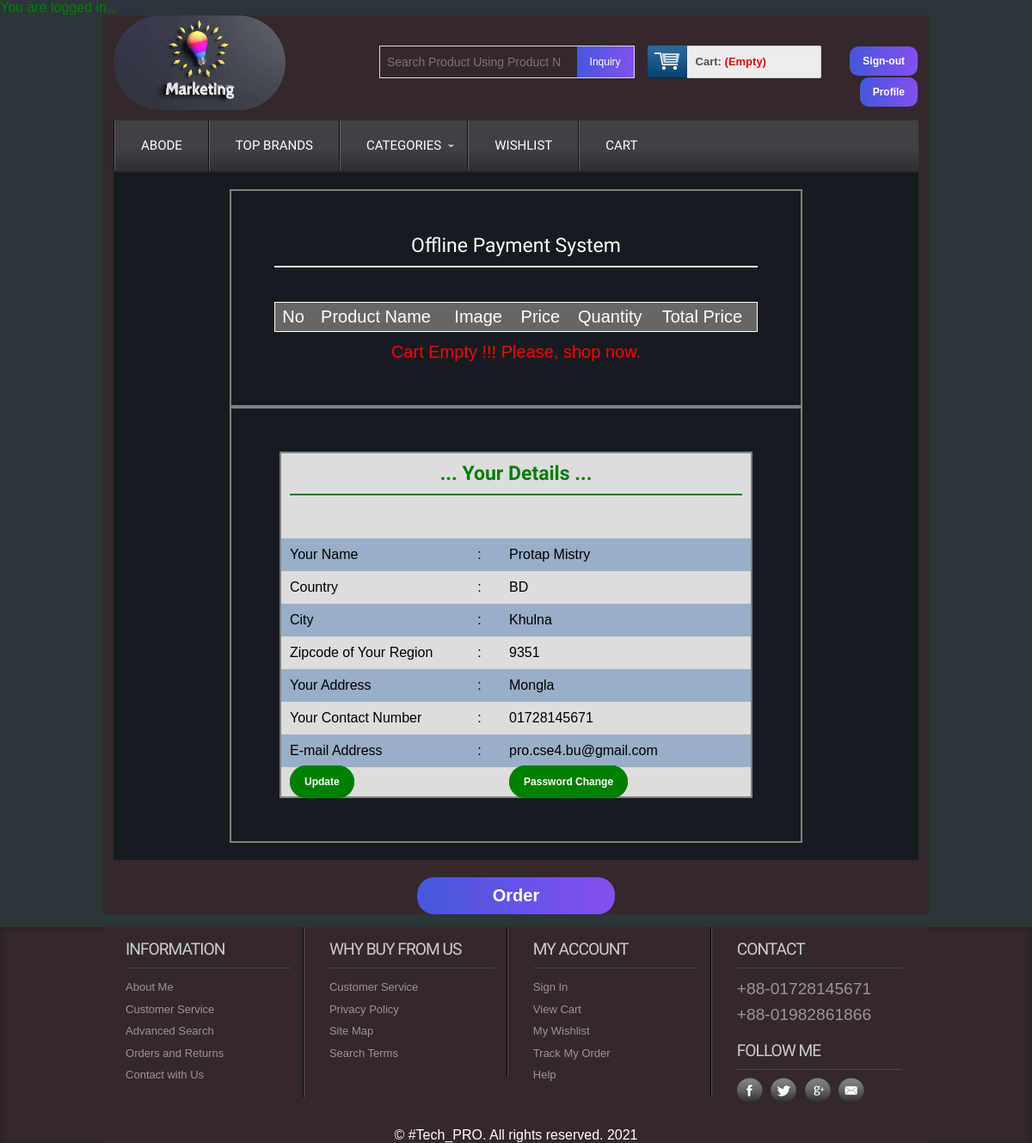
/offline_payment.php (signed in), run on the app's committed database.
### tables this page shows
CREATE TABLE `customer` (
  `id` int(11) NOT NULL,
  `customerName` varchar(255) NOT NULL,
  `country` varchar(255) NOT NULL,
  `city` varchar(255) NOT NULL,
  `zipcode` varchar(255) NOT NULL,
  `address` text NOT NULL,
  `phone` varchar(255) NOT NULL,
  `email` varchar(255) NOT NULL,
  `password` varchar(255) NOT NULL
);

CREATE TABLE `footer` (
  `id` int(11) NOT NULL,
  `text` text NOT NULL
);

### helper/format.php (called while the page is built, shortened)
<?php
  $filepath= realpath(dirname(__FILE__));
  include_once $filepath.'/../database/db.php';
  class Format
  {
    public function checkCartTableData()
    {
      $session_id= session_id();
      $sql= "select * from cart where session_id= :id";
      $result= databaseClass::ourPrepareMethod($sql);
      $result->bindValue(':id', $session_id);
      $result->execute();
      return $result->fetchAll();
    }
    public function getCustomerById($id)
    {
      $sql= "select * from customer where id= :id limit 1";
      $query= databaseClass::ourPrepareMethod($sql);
      $query->bindValue(':id', $id);
      $query->execute();
      $result= $query->fetch(PDO::FETCH_OBJ);
      return $result;
    }
    public function showFooterCopyright(){
      $sql="select * from footer where id=1";
      $result= databaseClass::ourPrepareMethod($sql);
      $result->execute();
      return $result->fetchAll();
    }
  }
?>

### database/db.php (called while the page is built, shortened)
<?php
	class databaseClass
	{
		private static $pdo;
		public static function dbConnection()
		{
			if(!isset(self::$pdo))
			{
				try{
					self::$pdo= new PDO('mysql: host='.db_host.'; dbname='.db_name, db_user, db_pass);
				}
				catch(PDOException $e){
					echo $e->getMessage();
				}
			}
			return self::$pdo;
		}
		public static function ourPrepareMethod($sql)
		{
			return self::dbConnection()->prepare($sql);
		}
	}
?>

### library/session.php (called while the page is built, shortened)
<?php
  class Session
  {
    public static function get($key)
    {
      if(isset($_SESSION[$key]))
      {
          return $_SESSION[$key];
      }
      else
      {
        return false;
      }
    }
  }
?>

### offline_payment.php (the view, shortened to what this page needs)
<?php include 'inc/header.php';?>
<div class="main">
    <div class="content">
    	<div class="section group">
			<div class="payment">
				<h2 style="color: #fff;">Offline Payment System</h2>
				<table class="tblone">
					<tr>
						<th>No</th>
						<th>Product Name</th>
						<th>Image</th>
						<th>Price</th>
						<th>Quantity</th>
						<th>Total Price</th>
					</tr>
					<?php
						$format= new Format();
						$quantity= 0;
						$sum= 0;
					?>
				</table>
				<table class="payment">
					<?php
						$check_cart_table_data= $format->checkCartTableData();
						if($check_cart_table_data)
						{
					?>
						<tr>
							<td>Sub Total : </td>
							<td>$ <?php echo $sum; ?></td>
						</tr>
						<tr>
							<td>VAT : </td>
							<td>10% ($ <?php echo $vat= $sum*0.1; ?>)</td>
						</tr>
						<tr>
							<td>Total Amount :</td>
							<td>
								$ 	<?php
										$vat= $sum*(10/100);
										$with_vat= $sum+$vat;
										echo $with_vat;
									?>
							</td>
						</tr>
						<tr>
							<td>Total Quantity : </td>
							<td><?php echo $quantity; ?></td>
						</tr>
					<?php } else { ?>
						<div style="text-align: center; color: red; font-size: 20px;">
							<?php echo "Cart Empty !!! Please, shop now."; ?>
						</div>
					<?php } ?>
			   </table>
			</div>
			<div class="payment">
				<?php
					$customer_id= Session::get("customer_id");
					$customer_data= $format->getCustomerById($customer_id);
					if($customer_data)
					{
				?>
				<table class="update_tbl">
					<tr>
						<td colspan="3"><h2>... Your Details ...</h2></td>
					</tr>
					<tr>
						<td width="40%">Your Name</td>
						<td>:</td>
						<td><?php echo $customer_data->customerName; ?></td>
					</tr>
					<tr>
						<td>Country</td>
						<td>:</td>
						<td><?php echo $customer_data->country; ?></td>
					</tr>
					<tr>
						<td>City</td>
						<td>:</td>
						<td><?php echo $customer_data->city; ?></td>
					</tr>
					<tr>
						<td>Zipcode of Your Region</td>
						<td>:</td>
						<td><?php echo $customer_data->zipcode; ?></td>
					</tr>
					<tr>
						<td>Your Address</td>
						<td>:</td>
						<td><?php echo $customer_data->address; ?></td>
					</tr>
					<tr>
						<td>Your Contact Number</td>
						<td>:</td>
						<td><?php echo $customer_data->phone; ?></td>
					</tr>
					<tr>
						<td>E-mail Address</td>
						<td>:</td>
						<td><?php echo $customer_data->email; ?></td>
					</tr>
					<tr>
						<td>
							<a href="update_customer_profile.php?customer_id=<?php echo $customer_data->id; ?>">Update</a>
						</td>
						<td></td>
						<td>
							<a href="change_customer_password.php?cutomer_id_for_update_pass=<?php echo $customer_id;?>">Password Change</a>
						</td>
					</tr>
				</table>
				<?php } ?>
			</div>
		</div>
    </div>
    <div class="order">
    	<a href="?order_id=order" title="">Order</a>
    </div>
</div>
<?php include 'inc/footer.php'; ?>

### inc/footer.php (shortened to what this page needs)
</div>
   <div class="footer">
   	  <div class="wrapper">
	     <div class="section group">
				<div class="col_1_of_4 span_1_of_4">
					<h4>Information</h4>
					<?php
					   $customer_login= Session::get("customer_login");
				    ?>
					<?php
						$path= $_SERVER['SCRIPT_FILENAME'];
						$current_page= basename($path,'.php');
					?>
						<ul>
							<li><a
									<?php
										if($current_page == 'about')
										{
											echo 'id="footer_active"';
										}
									?>
									href="about.php">About Me
								</a>
							</li>
							<li><a href="#">Customer Service</a></li>
							<li><a href="#">Advanced Search</a></li>
							<li><a href="#">Orders and Returns</a></li>
							<?php if($customer_login==true)
			   					{
			   				?>
								<li><a
										<?php
											if($current_page == 'contact')
											{
												echo 'id="footer_active"';
											}
										?>
										href="contact.php">Contact with Us</a></li>
							<?php  }else{ ?>
								<li> <a onclick="return confirm('You need to admit first.');"  href="login.php"> Contact with Us
										</a> </li>
							<?php } ?>
						</ul>
					</div>
				<div class="col_1_of_4 span_1_of_4">
					<h4>Why buy from us</h4>
						<ul>
							<?php if($customer_login==true)
			   					{
			   				?>
								<li><a
										<?php
											if($current_page == 'contact')
											{
												echo 'id="footer_active"';
											}
										?>
										href="contact.php">Customer Service</a></li>
							<?php  }else{ ?>
								<li> <a onclick="return confirm('You need to admit first.');"  href="login.php"> Customer Service
										</a> </li>
							<?php } ?>
							<li><a href="#">Privacy Policy</a></li>
							<li><a href="contact.php">Site Map</a></li>
							<li><a href="details.php">Search Terms</a></li>
						</ul>
				</div>
				<div class="col_1_of_4 span_1_of_4">
					<h4>My account</h4>
						<ul>
							<li><a
									<?php
											if($current_page == 'login')
											{
												echo 'id="footer_active"';
											}
										?>
									href="login.php">Sign In</a>
							</li>
							<?php if($customer_login==true)
			   					{
			   				?>
								<li><a
										<?php
											if($current_page == 'cart')
											{
												echo 'id="footer_active"';
											}
										?>
										href="cart.php">View Cart</a></li>
							<?php  }else{ ?>
								<li> <a onclick="return confirm('You need to admit first.');"  href="login.php"> View Cart
										</a> </li>
							<?php } ?>
							<?php if($customer_login==true)
			   					{
			   				?>
								<li><a
										<?php
											if($current_page == 'wishlist')
											{
												echo 'id="footer_active"';
											}
										?>
										href="wishlist.php">My Wishlist</a></li>
							<?php  }else{ ?>
								<li> <a onclick="return confirm('You need to admit first.');"  href="login.php"> My Wishlist
										</a> </li>
							<?php } ?>
							<?php if($customer_login==true)
			   					{
			   				?>
								<li><a
										<?php
											if($current_page == '#')
											{
												echo 'id="footer_active"';
											}
										?>
										href="#">Track My Order</a></li>
							<?php  }else{ ?>
								<li> <a onclick="return confirm('You need to admit first.');"  href="#"> Track My Order
										</a> </li>
							<?php } ?>
							<?php if($customer_login==true)
			   					{
			   				?>
								<li><a
										<?php
											if($current_page == 'contact')
											{
												echo 'id="footer_active"';
											}
										?>
										href="contact.php">Help</a></li>
							<?php  }else{ ?>
								<li> <a onclick="return confirm('You need to admit first.');"  href="login.php"> Help
										</a> </li>
							<?php } ?>
						</ul>
				</div>
				<div class="col_1_of_4 span_1_of_4">
					<h4>Contact</h4>
						<ul>
							<li><span>+88-01728145671</span></li>
							<li><span>+88-01982861866</span></li>
						</ul>
						<div class="social-icons">
							<h4>Follow Me</h4>
					   		  <ul>
							      <li class="facebook"><a href="https://www.facebook.com/profile.php?id=100068297407403" target="_blank" title="facebook"> </a></li>
							      <li class="twitter"><a href="https://twitter.com/ProtapMistry2" target="_blank" title="twitter"> </a></li>
							      <li class="googleplus"><a href="#" target="_blank" title="google +"> </a></li>
							      <li class="contact"><a href="#" target="_blank" title="email"> </a></li>
						     </ul>
   	 					</div>
				</div>
			</div>
			<?php
				$footer= $format->showFooterCopyright();
		        if($footer)
		        {
		            foreach ($footer as $key => $value)
		            {
			?>
				<p style="color: #fff; text-align: center">&copy; <?php echo $value['text']; ?><?php echo " ".date('Y'); ?></p>
			<?php } } ?>
     </div>
    </div>
    <link href="css/flexslider.css" rel='stylesheet' type='text/css' />
</body>
</html>

### css/style.css (style rules this page uses)
html,body,div,span,applet,object,iframe,h1,h2,h3,h4,h5,h6,p,blockquote,pre,a,abbr,acronym,address,big,cite,code,del,dfn,em,img,ins,kbd,q,s,samp,small,strike,strong,sub,sup,tt,var,b,u,i,dl,dt,dd,ol,nav ul,nav li,fieldset,form,label,legend,table,caption,tbody,tfoot,thead,tr,th,td,article,aside,canvas,details,embed,figure,figcaption,footer,header,hgroup,menu,nav,output,ruby,section,summary,time,mark,audio,video { margin:0;padding:0;border:0;font-size:100%;font:inherit;vertical-align:baseline; }
ol,ul { list-style:none;margin:0;padding:0; }
table { border-collapse:collapse;border-spacing:0; }
a { text-decoration:none; }
body { font-family:Arial, Helvetica, sans-serif; background-color: #2C3539; }
.update_tbl { margin: 0 auto; width: 550px; border: 2px solid gray; }
table.update_tbl tr:nth-child(2n+1) { background:#ddd;height:30px; }
table.update_tbl tr:nth-child(2n) { background:#98AFC7;height:30px; }
.update_tbl tr td { padding:10px; text-align: justify; }
.update_tbl tr td h2 { text-align: center; color: green; font-weight: bold; border-bottom: 2px solid green; }
.update_tbl tr td a, .update_tbl tr td input[type="submit"] { cursor: pointer; padding: 10px 15px; margin: 10px 0; font-size: 12px; font-weight: bold; background-color: green; color: white; border-radius: 20px; border: 2px solid green; }
.payment, .order_success { width: 60%; text-align: center; border: 2px solid gray; margin: 0 auto; padding: 50px; }
.payment h2, .order_success h2 { color: #fff; padding-bottom: 10px; text-align: center; margin-bottom: 40px; border-bottom: 2px solid #fff; }
.payment a { background-color: green; border-radius: 3px; color: #fff; font-size: 25px; padding: 5px 30px; border: 2px solid green; }
.order, .order_details { margin-bottom: 15px; overflow: hidden; }
.order a { color: #fff; background-image: linear-gradient(to right, #4458dc 0%, #854fee 100%); text-align: center; cursor: pointer; display: block; border-radius: 20px; padding: 10px 15px; font-weight: bold; font-size: 20px; margin: 20px auto 0; width: 200px; }
.section { clear: both; padding: 0px; margin: 0px; }
.group:before, .group:after { content:""; display:table; }
.group:after { clear:both; }
.group { zoom:1; }
.content { padding:20px 0; background: #161b22; }
.content h2 { font-size:23px; color:#6C6C6C; font-family: 'Monda', sans-serif; }
.wrapper { width:78%; margin:0 auto; padding:0 1%; background-color: #34282C; }
.footer { position:relative; background: #34282C; filter: progid:DXImageTransform.Microsoft.gradient( startColorstr='#414045', endColorstr='#2f2e33',GradientType=0 ); box-shadow: inset 0px 1px 8px #222; }
.col_1_of_4 { display: block; float:left; margin: 0% 0 1% 1.6%; border-right: 2px groove #555; }
.col_1_of_4:first-child { margin-left: 0; }
.col_1_of_4:last-child { border:none; }
.span_1_of_4 { width: 20.5%; padding:1.5%; }
.span_1_of_4 h4 { color:#ccc; margin-bottom: .5em; font-size:1.2em; line-height: 1.2; font-family:'Doppio One', sans-serif; font-weight : normal; margin-top: 0px; letter-spacing: -1px; text-transform:uppercase; border-bottom:1px solid #474747; padding-bottom:0.5em; }
.span_1_of_4 li a { font-size:0.8125em; padding:0.4em 0; color:#979797; font-family :Arial, Helvetica, sans-serif; display:block; }
.span_1_of_4 li span { font-size:1.2em; padding:0.2em 0; color:#979797; display:block; cursor:pointer; }
.social-icons { padding-top:8%; }
.social-icons li { width:30px; height:30px; padding: 0px 0 0 5px; margin: 0; display:inline-block; cursor:pointer; }
.social-icons li.facebook { background:url(../images/icon-2.png) no-repeat 0px -29px; }
.social-icons li.twitter { background:url(../images/icon-3.png) no-repeat 0px -29px; }
.social-icons li.googleplus { background:url(../images/icon-4.png) no-repeat 0px -29px; }
.social-icons li.contact { background:url(../images/icon-1.png) no-repeat 0px -29px; }
.tblone { border: 1px solid #fff; margin-bottom: 12px; width: 100%; }
.tblone th { background: #666 none repeat scroll 0 0; color: #fff; font-size: 20px; padding: 5px 8px; text-align: justify; }
table.tblone tr:nth-child(2n+1) { background:#ddd;height:30px; }

### data on the page
customer: customerName "Protap Mistry", country "BD", city "Khulna", zipcode "9351", address "Mongla", phone "01728145671", email "pro.cse4.bu@gmail.com"
footer: text "#Tech_PRO. All rights reserved."

### other printed values
$customer_loginmsg "You are logged in..."
